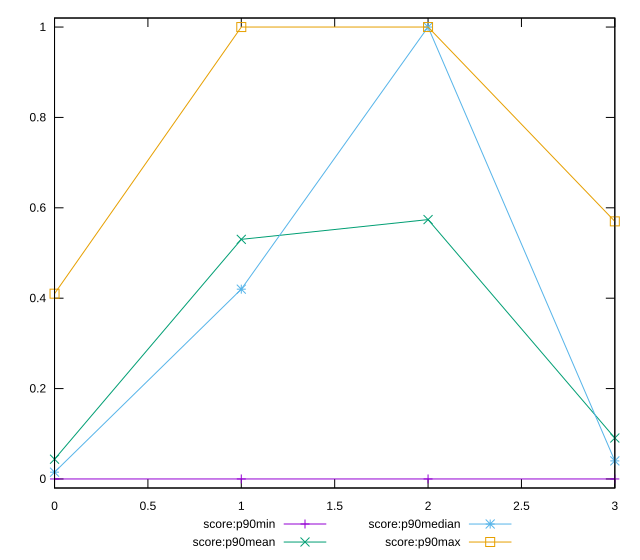

Write gnuplot code to recreate this figure.
reset

$scoreP90Min <<EOF
0 0
1 0
2 0
3 0
EOF

$scoreP90Mean <<EOF
0 0.04372340425531914
1 0.5302127659574467
2 0.5739361702127659
3 0.0906382978723404
EOF

$scoreP90Median <<EOF
0 0.015
1 0.42
2 1
3 0.04
EOF

$scoreP90Max <<EOF
0 0.41
1 1
2 1
3 0.57
EOF

set key outside below
set xrange [0:3]
set yrange [-0.02:1.02]
set trange [-0.02:1.02]
set terminal svg size 640, 560 enhanced background rgb 'white'
set output "reports/report_00028_2021-02-24T12-49-42.674Z/estimated-input-latency/progression/score.svg"

plot $scoreP90Min title "score:p90min" with linespoints, \
     $scoreP90Mean title "score:p90mean" with linespoints, \
     $scoreP90Median title "score:p90median" with linespoints, \
     $scoreP90Max title "score:p90max" with linespoints

reset
